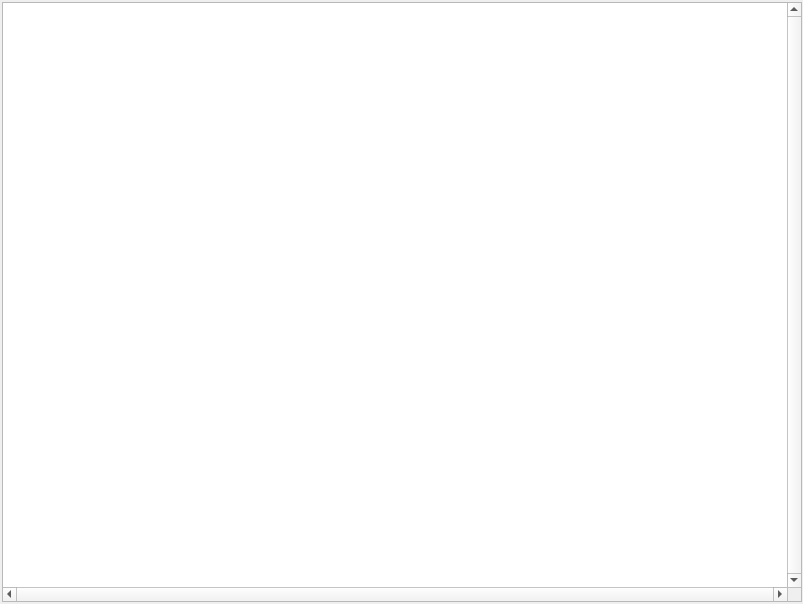
<?xml version="1.0" encoding="UTF-8"?>
<ui version="4.0">
 <class>FeatureViewerWidget</class>
 <widget class="QWidget" name="FeatureViewerWidget">
  <property name="geometry">
   <rect>
    <x>0</x>
    <y>0</y>
    <width>803</width>
    <height>604</height>
   </rect>
  </property>
  <property name="windowTitle">
   <string>Form</string>
  </property>
  <layout class="QGridLayout" name="gridLayout">
   <property name="leftMargin">
    <number>2</number>
   </property>
   <property name="topMargin">
    <number>2</number>
   </property>
   <property name="rightMargin">
    <number>1</number>
   </property>
   <property name="bottomMargin">
    <number>2</number>
   </property>
   <property name="spacing">
    <number>2</number>
   </property>
   <item row="0" column="0">
    <widget class="QGraphicsView" name="graphicsView">
     <property name="minimumSize">
      <size>
       <width>800</width>
       <height>600</height>
      </size>
     </property>
     <property name="verticalScrollBarPolicy">
      <enum>Qt::ScrollBarAlwaysOn</enum>
     </property>
     <property name="horizontalScrollBarPolicy">
      <enum>Qt::ScrollBarAlwaysOn</enum>
     </property>
     <property name="sizeAdjustPolicy">
      <enum>QAbstractScrollArea::AdjustIgnored</enum>
     </property>
     <property name="interactive">
      <bool>false</bool>
     </property>
     <property name="viewportUpdateMode">
      <enum>QGraphicsView::SmartViewportUpdate</enum>
     </property>
    </widget>
   </item>
  </layout>
 </widget>
 <resources/>
 <connections/>
</ui>
